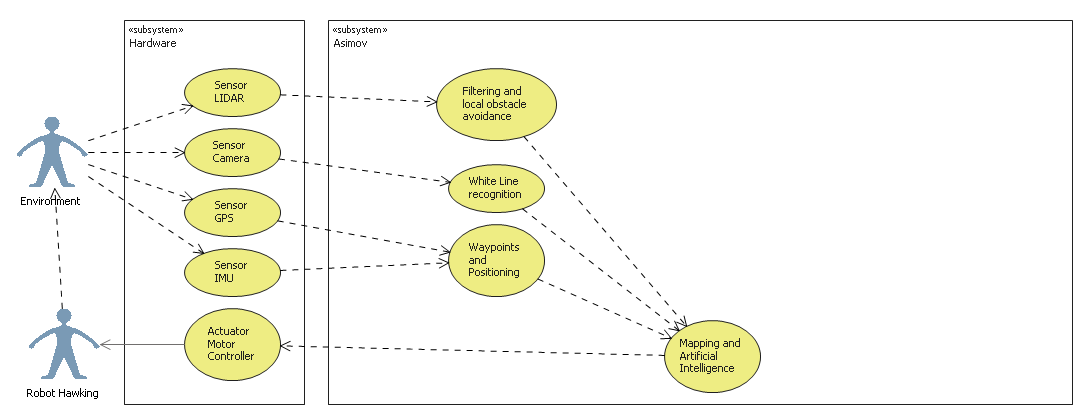
//> input picture general_data_flow.png, 1077 x 411 px, given in place of the camera
$ ./videoFeed   (built with g++ and OpenCV 4)
//> lines starting //> are read from the running program, lines starting //| are printed output that depends on the picture; after the words box and inside, x2 and y2 are one past the last pixel; in counts of white or black regions, pixels touching at a corner belong together
//Program captures frames from a video feed, applies the necessary filters, and displays the binarized frames with lines drawn in blue
//HoughLinesP parameters:
//InputArray image: 8-bit, single-channel binary source image. The image may be modified by the function.
//OutputArray lines: Output vector of lines. Each line is represented by a 4-element vector  (x_1, y_1, x_2, y_2) , where  (x_1,y_1) and  (x_2, y_2) are the ending points of each detected line segment.
//double rho: Distance resolution of the accumulator in pixels.
//double theta: Angle resolution of the accumulator in radians.
//int threshold: Accumulator threshold parameter. Only those lines are returned that get enough votes (> threshold).
//double minLineLength: Minimum line length. Line segments shorter than that are rejected.
//double maxLineGap: Maximum allowed gap between points on the same line to link them.
#include "opencv2/opencv.hpp"

using namespace cv;

Mat edges;				//Mat object to store the output of Canny edge detector
Mat probabilistic_hough;		//Mat object to store the output of Probabilistic Hough Line Transform
int min_threshold = 50;			//Min value required for a potential line segment to be returned
int max_trackbar = 150;			//Max value for the trackbar, if used
int p_trackbar = max_trackbar;

//Utilizes HoughLinesP to find line segments in a binary image.
void Probabilistic_Hough(int, void*);

int main(int, char**)
{

    VideoCapture cap(1); // open camera: any camera: -1, default camera: 0, other USB cameras: 1+
    if(!cap.isOpened())  // check if we succeeded
        return -1;

   //Create window with the name "edges"
   //namedWindow("edges",1);

    for(;;)
    {
        Mat frame;	//Mat object to store a frame from video feed

	//Get new frame from camera: this captures every 6th frame from feed
        cap >> frame;
//> frame is the input picture: 411 rows x 1077 cols, CV_8UC3; mean B, G, R 238.8, 247.7, 247.6
	cap >> frame;
	cap >> frame;
	cap >> frame;
	cap >> frame;
	cap >> frame;

	//Convert frame from RGB to grayscale image
        cvtColor(frame, edges, CV_BGR2GRAY);
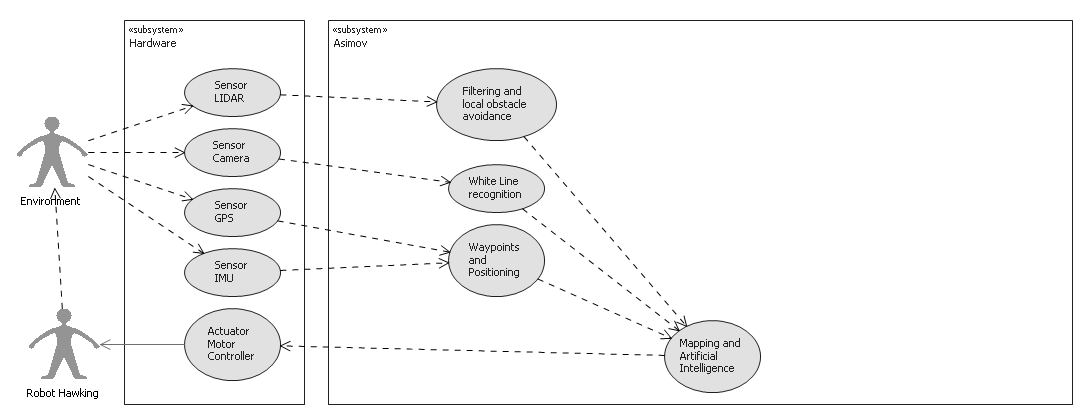
//> edges: 411 rows x 1077 cols, CV_8UC1; min 0, max 255, mean 246.6

	//Apply Gaussian Blur: this reduces impact of noise on the algorithm
        GaussianBlur(edges, edges, Size(7,7), 0, 0);
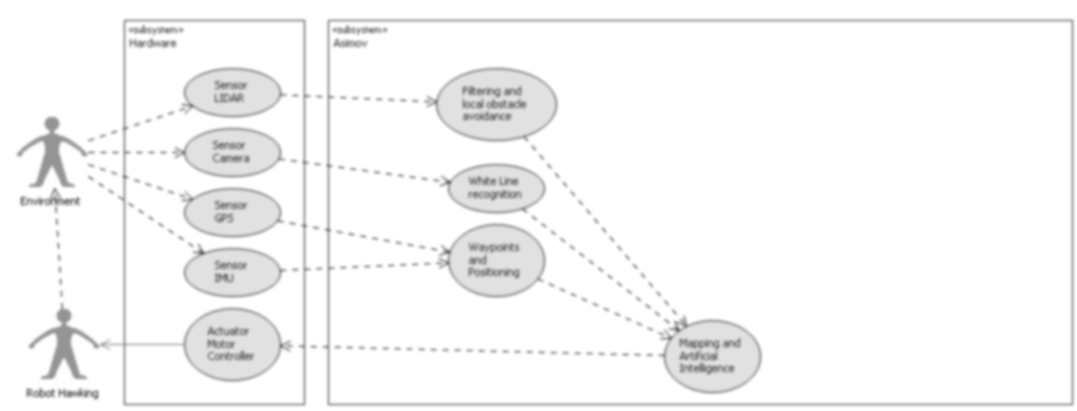
//> edges: 411 rows x 1077 cols, CV_8UC1; 17.96% of pixels changed, all inside (x1, y1, x2, y2) = (14, 17, 1076, 408)

	//Detect edges in image such as contours in an object, or sharp contrasts between adjacent colors; converts image to binary with edges assigned value 1
        Canny(edges, edges, 50, 150, 3);
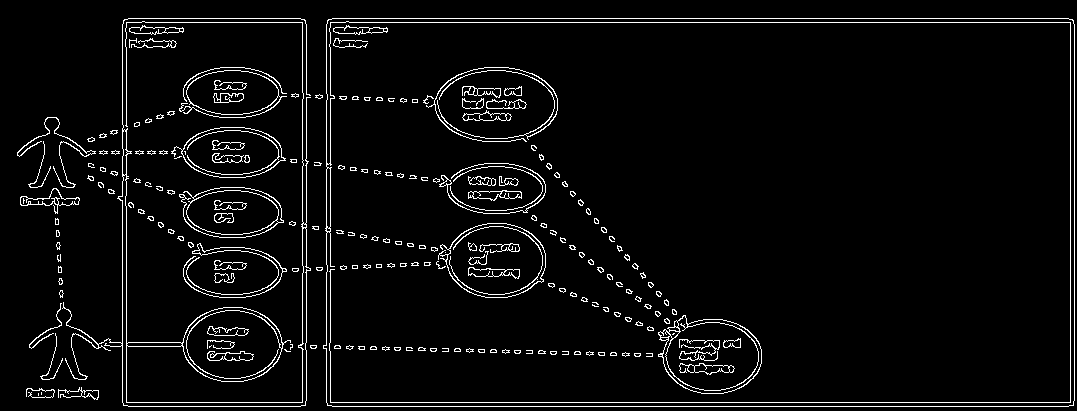
//> edges: 411 rows x 1077 cols, CV_8UC1; 4.5% white in thin lines or dots

	//Apply Porbabilistic Hough Line Transform: this will detect line segments based on the edges detected in the previous step
	Probabilistic_Hough(0,0);

        //Show a window with just canny edges; no Hough lines
	//imshow("edges", edges);

	//Press any key to exit the program
        if(waitKey(30) >= 0) break;
    }

    // the camera will be deinitialized automatically in VideoCapture destructor
    return 0;
}

void Probabilistic_Hough(int, void*)
{
	vector<Vec4i> p_lines;	//Stores detected lines

	//Apply another Gaussian Blur to image to further reduce noise (increases computation time significantly)
	GaussianBlur(edges, edges, Size(3,3), 0, 0);
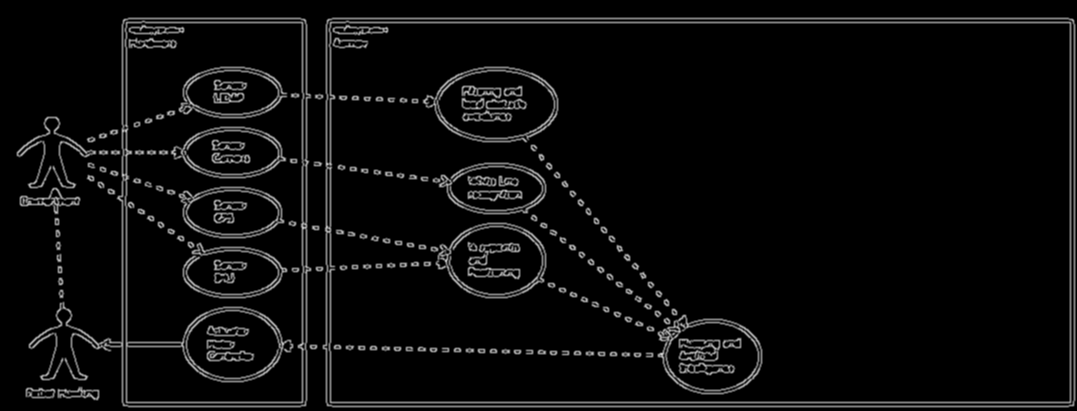
//> edges: 411 rows x 1077 cols, CV_8UC1; 13.68% of pixels changed, all inside (x1, y1, x2, y2) = (16, 17, 1076, 408)

	//Allow lines to be drawn in color
	cvtColor( edges, probabilistic_hough, CV_GRAY2BGR );

	/// 2. Use Probabilistic Hough Transform
	HoughLinesP( edges, p_lines, 1, CV_PI/180, min_threshold + p_trackbar, 30, 10 );
//> p_lines = 100 lines (x1, y1, x2, y2), first 8: [326, 406, 1074, 406], [122, 19, 306, 19], [325, 403, 1074, 403], [127, 17, 301, 17], [325, 402, 1074, 402], [121, 401, 307, 401], [325, 23, 1075, 23], [326, 22, 1074, 22]

	/// Show the result
	for( size_t i = 0; i < p_lines.size(); i++ )
	{
		Vec4i l = p_lines[i];	//Grab detected lines individually

		//Draw lines
		line( probabilistic_hough, Point(l[0], l[1]), Point(l[2], l[3]), Scalar(255,0,0), 3, CV_AA);
	}
//> this loop made 100 passes
//> l on passes 1 to 12: [326, 406, 1074, 406], [122, 19, 306, 19], [325, 403, 1074, 403], [127, 17, 301, 17], [325, 402, 1074, 402], [121, 401, 307, 401], [325, 23, 1075, 23], [326, 22, 1074, 22], [326, 21, 1074, 21], [326, 405, 1074, 405], [331, 407, 1069, 407], [327, 18, 1073, 18]
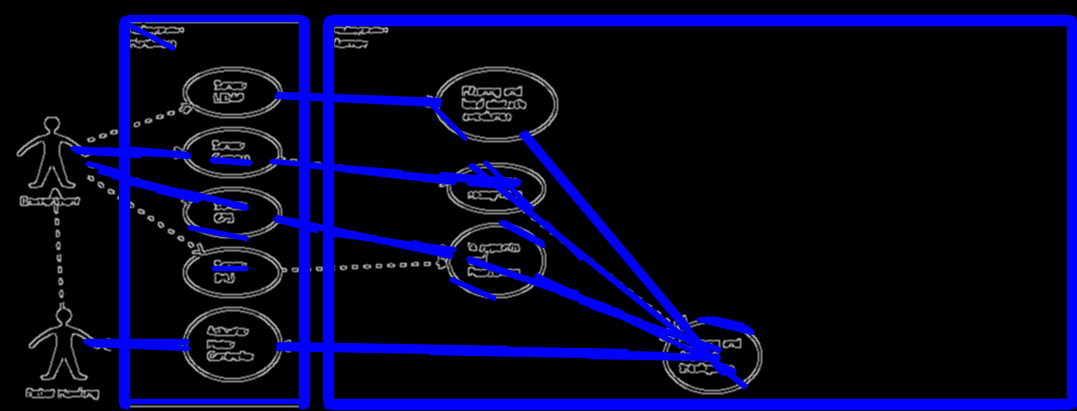
//> probabilistic_hough: 411 rows x 1077 cols, CV_8UC3; mean B, G, R 38.5, 5.2, 5.2
//> the Esc key is pressed

	//Show Binarized image with detected lines drawn
	imshow( "Probabilistic Hough Lines", probabilistic_hough );
}

$ run again, on GPS_hardware_driver.png
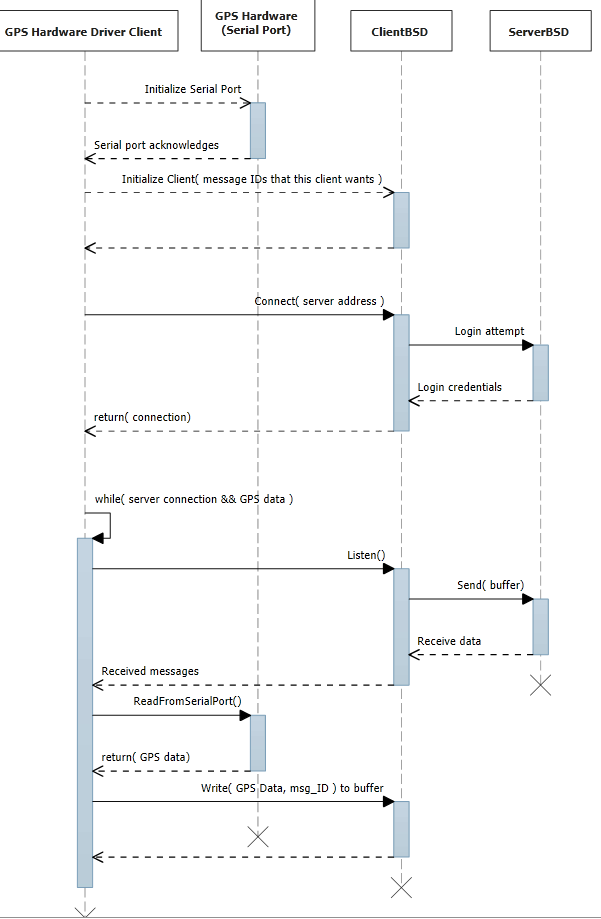
//> input picture GPS_hardware_driver.png, 601 x 919 px, given in place of the camera
//> frame is the input picture: 919 rows x 601 cols, CV_8UC3; mean B, G, R 249, 248.6, 248.1
//> in Probabilistic_Hough, `GaussianBlur(edges, edges, Size(3,3), 0, 0);`:
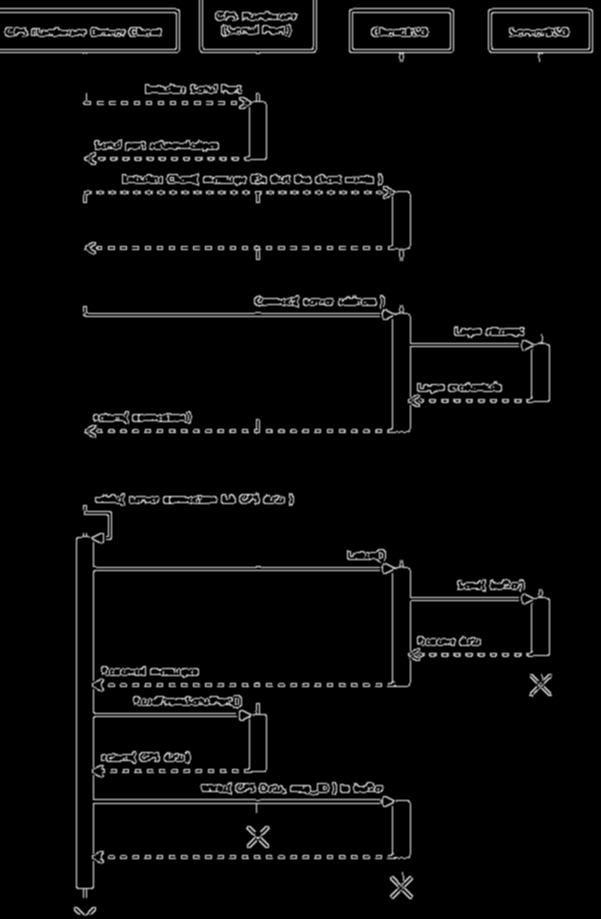
//> edges: 919 rows x 601 cols, CV_8UC1; min 0, max 191, mean 8.3
//> p_lines = 115 lines (x1, y1, x2, y2), first 8: [198, 50, 317, 50], [0, 52, 179, 52], [487, 49, 593, 49], [198, 48, 317, 48], [348, 51, 454, 51], [487, 13, 593, 13], [348, 12, 454, 12], [94, 888, 94, 534]
//> the loop in Probabilistic_Hough, `for( size_t i = 0; i < p_lines.size(); i++ )` made 115 passes
//> after the loop in Probabilistic_Hough, `for( size_t i = 0; i < p_lines.size(); i++ )`:
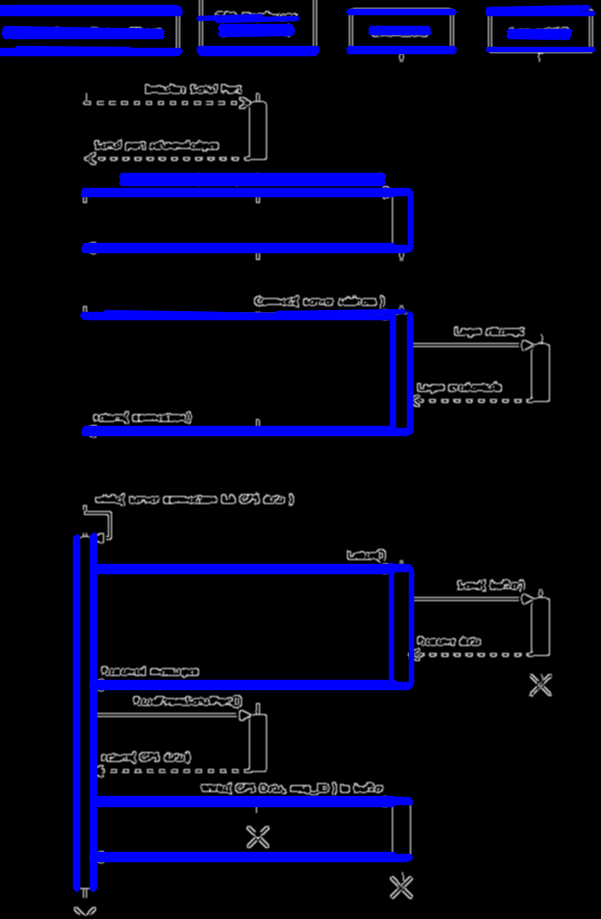
//> probabilistic_hough: 919 rows x 601 cols, CV_8UC3; mean B, G, R 27.7, 4.1, 4.1
